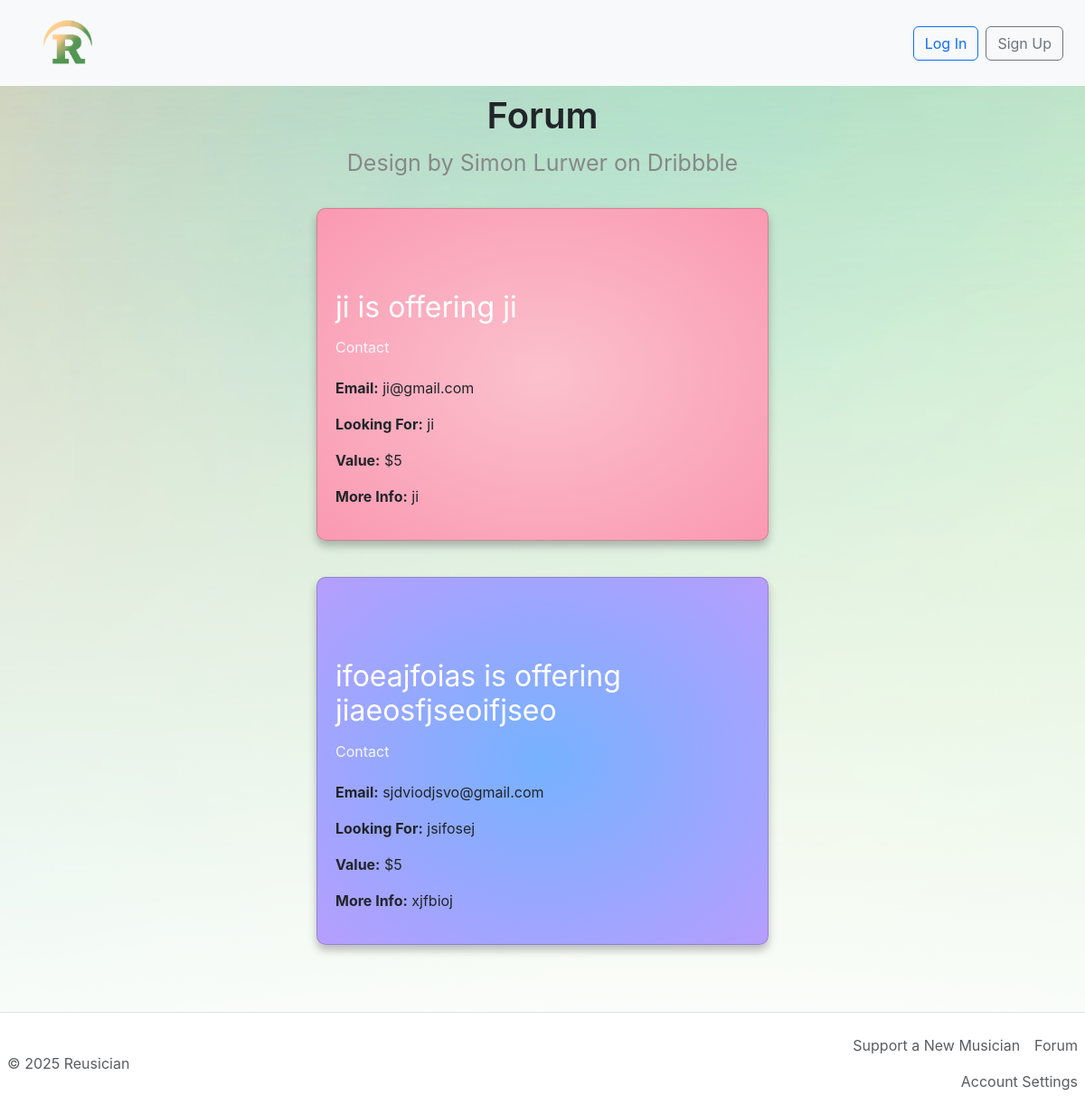
Page /forum on the committed database.
### tables this page shows
CREATE TABLE posts (id INTEGER PRIMARY KEY AUTOINCREMENT, email TEXT NOT NULL, name TEXT NOT NULL, my_item TEXT NOT NULL, looking_for TEXT, value INTEGER NOT NULL, more_info TEXT );

### 417am current fork/app.py (the view)
@app.route('/forum')
def forum():
    conn = get_db()
    cursor = conn.cursor()
    cursor.execute("SELECT * FROM posts")
    rows = cursor.fetchall()
    conn.close()
    return render_template('forum.html', posts=rows)

### 417am current fork/app.py (called while the page is built)
def get_db():
    conn = sqlite3.connect("posts.db")
    conn.row_factory = sqlite3.Row
    return conn

### 417am current fork/templates/forum.html (shortened to what this page needs)
{% extends "base.html" %} {% block content %}
<div class="main-container">
  <div class="heading">
    <h1 class="heading__title">Forum</h1>
    <p class="heading__credits">
      <a class="heading__link" target="_blank" href="https://dribbble.com/sl"
        >Design by Simon Lurwer on Dribbble</a
      >
    </p>
  </div>
  <div class="cards">
    {% for post in posts %}
    <div
      class="card card-{{ loop.index % 5 + 1 }}"
      href="post/{{ post['id'] }}"
    >
      <div class="card__icon"></div>
      <h2 class="card__title">
        {{ post['name'] }} is offering {{ post['my_item'] }}
      </h2>
      <p><strong>Email:</strong> {{ post['email'] }}</p>
      <p><strong>Looking For:</strong> {{ post['looking_for'] }}</p>
      <p><strong>Value:</strong> ${{ post['value'] }}</p>
      <p><strong>More Info:</strong> {{ post['more_info'] }}</p>
      <p class="card__apply">
        <a class="card__link" href="post/{{ post['id'] }}"
          >Contact </a>
      </p>
    </div>
    {% endfor %}
  </div>
</div>
{% endblock %}

### 417am current fork/templates/base.html (shortened to what this page needs)
<!DOCTYPE html>
<html lang="en">
<head>
    <link href="https://cdn.jsdelivr.net/npm/bootstrap@5.3.0/dist/css/bootstrap.min.css" rel="stylesheet">
    <link href="https://cdn.jsdelivr.net/npm/bootstrap-icons/font/bootstrap-icons.css" rel="stylesheet">
    <link rel="stylesheet" href="{{ url_for('static', filename='styles.css') }}">
</head>
<body>
    <nav class="navbar navbar-light bg-light px-4">
        <a class="navbar-brand d-flex align-items-center" href="{% if current_user.is_authenticated %}{{ url_for('profile') }}{% else %}{{ url_for('about') }}{% endif %}">
            <img src="{{ url_for('static', filename='media/small.png') }}" alt="Logo" width="100" height="65" class="d-inline-block align-text-top">
        </a>
        {% if request.endpoint not in ['login', 'signup', 'about'] %}
        <div class="d-flex align-items-center">
            {% if current_user.is_authenticated %}
                <a href="{{ url_for('support') }}" class="btn btn-light me-2" style="border: none;">Support a New Musician</a>
                <a href="{{ url_for('forum') }}" class="btn btn-light me-2" style="border: none;">Forum</a>
                <div class="dropdown">
                    <button class="btn btn-light dropdown-toggle d-flex align-items-center" type="button" id="profileDropdown" data-bs-toggle="dropdown" aria-expanded="false" style="border: none;">
                        <i class="bi bi-person-circle" style="font-size: 1.5rem;"></i>
                    </button>
                    <ul class="dropdown-menu dropdown-menu-end" aria-labelledby="profileDropdown">
                        <li>
                            <a class="dropdown-item" href="{{ url_for('placeholder') }}">
                                <button class="btn btn-outline-primary w-100" style="border: none;">Account Settings</button>
                            </a>
                        </li>
                        <li>
                            <a class="dropdown-item" href="{{ url_for('logout') }}">
                                <button class="btn btn-outline-danger w-100" style="border: none;">Logout</button>
                            </a>
                        </li>
                    </ul>
                </div>
            {% else %}
                <a href="{{ url_for('login') }}" class="btn btn-outline-login me-2">Log In</a>
                <a href="{{ url_for('signup') }}" class="btn btn-outline-signup">Sign Up</a>
            {% endif %}
        </div>
        {% endif %}
    </nav>
    <div class="container mt-4">
        {% block content %}{% endblock %}
    </div>
    <footer class="d-flex flex-wrap justify-content-between align-items-center py-3 my-4 border-top">
        <div class="col-md-4 d-flex align-items-center">
            <span class="mb-3 mb-md-0 text-body-secondary">&copy; 2025 Reusician</span>
        </div>
        <ul class="nav col-md-4 justify-content-end">
            <li class="nav-item"><a href="{{ url_for('support') }}" class="nav-link px-2 text-body-secondary">Support a New Musician</a></li>
            <li class="nav-item"><a href="{{ url_for('forum') }}" class="nav-link px-2 text-body-secondary">Forum</a></li>
            <li class="nav-item"><a href="{{ url_for('placeholder') }}" class="nav-link px-2 text-body-secondary">Account Settings</a></li>
        </ul>
    </footer>
</body>
</html>

### 417am current fork/static/styles.css (style rules this page uses)
html, body { font-family: 'Poppins', sans-serif; margin: 0; padding: 0; height: 100%; }
body { background: linear-gradient(to bottom, transparent, white), url('media/gradient.png'); background-repeat: no-repeat; background-position: center center; background-attachment: fixed; background-size: cover; min-height: 100vh; padding-top: 50px; }
body:not(.login):not(.signin):not(.signup) { background: linear-gradient(to bottom, transparent, white), url('media/gradient.png'); background-repeat: no-repeat; background-position: center center; background-attachment: fixed; background-size: cover; min-height: 100vh; padding-top: 50px; }
.navbar { z-index: 10; position: fixed; top: 0; left: 0; width: 100%; padding: 10px; }

### 417am current fork/templates/base.html (style rules this page uses)
body { background-color: #f8f9fa; }
footer { background-color: white; }
.btn-outline-login { color: #0d6efd; border: 1px solid #0d6efd; background-color: transparent; }
.btn-outline-signup { color: #6c757d; border: 1px solid #6c757d; background-color: transparent; }

### 417am current fork/templates/forum.html (style rules this page uses)
* { margin: 0; padding: 0; box-sizing: border-box; }
body { font-family: -apple-system, BlinkMacSystemFont, "Segoe UI", Roboto, Helvetica, Arial, sans-serif, "Apple Color Emoji", "Segoe UI Emoji", "Segoe UI Symbol"; }
.main-container { padding: 30px; }
.heading { text-align: center; }
.heading__title { font-weight: 600; }
.heading__credits { margin: 10px 0px; color: #888888; font-size: 25px; transition: all 0.5s; }
.heading__link { text-decoration: none; }
.heading__credits .heading__link { color: inherit; }
.cards { display: flex; flex-wrap: wrap; justify-content: space-between; }
.card { margin: 20px; padding: 20px; width: 500px; min-height: 200px; display: grid; grid-template-rows: 20px 50px 1fr 50px; border-radius: 10px; box-shadow: 0px 6px 10px rgba(0, 0, 0, 0.25); transition: all 0.2s; }
.card__link, .card__exit, .card__icon { position: relative; text-decoration: none; color: rgba(255, 255, 255, 0.9); }
.card__link::after { position: absolute; top: 25px; left: 0; content: ""; width: 0%; height: 3px; background-color: rgba(255, 255, 255, 0.6); transition: all 0.5s; }
.card__icon { grid-row: 2/3; font-size: 30px; }
.card__title { grid-row: 3/4; font-weight: 400; color: #ffffff; }
.card__apply { grid-row: 4/5; align-self: center; }
.card-2 { background: radial-gradient(#fbc1cc, #fa99b2); }
.card-3 { background: radial-gradient(#76b2fe, #b69efe); }
@media (max-width: 1600px) { .cards { justify-content: center; } }

### rows in the picture
posts: name "ji", my_item "ji", email "ji@gmail.com", looking_for "ji", value "5", more_info "ji"
posts: name "ifoeajfoias", my_item "jiaeosfjseoifjseo", email "sjdviodjsvo@gmail.com", looking_for "jsifosej", value "5", more_info "xjfbioj"
